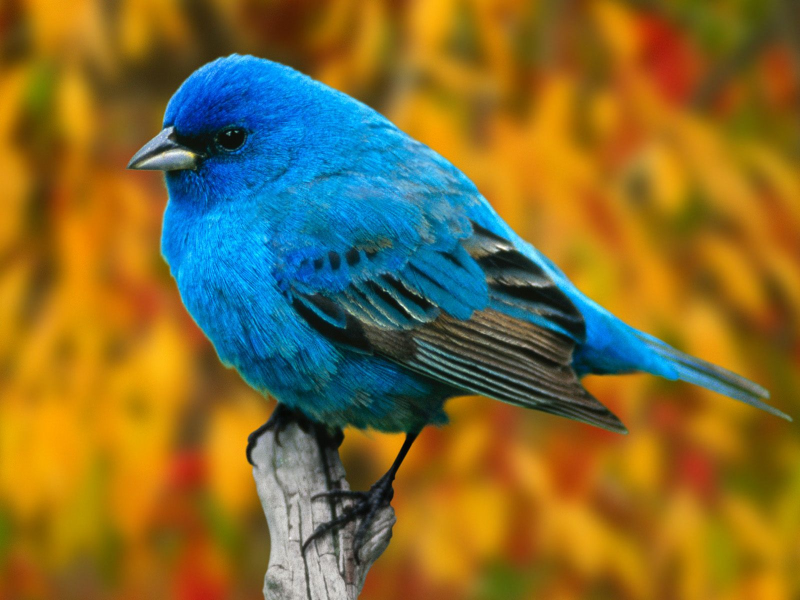
#> input picture CNN-cifar10/bird.jpg, 1600 x 1200 px (shown at 1/2 size)
$ jupyter execute --allow-errors main.ipynb   (shell and % lines are left out)
#> lines starting #> are read from the running program, lines starting #| are printed output that depends on the picture
### CNN-cifar10/train.py
import os
from matplotlib import pyplot
from keras.datasets import cifar10
from keras.utils import to_categorical
from keras.models import Model, load_model
from keras.layers import Conv2D, MaxPooling2D
from keras.layers import Dropout, BatchNormalization
from keras.layers import Input, Flatten, Dense
from keras.optimizers import SGD
from keras.regularizers import l2


def load_dataset():
    """
    Load cifar-10 dataset.
    Return:
        trainX, trainY, testX, testY (tuple): Dataset.
    """
    (trainX, trainY), (testX, testY) = cifar10.load_data()
    trainY = to_categorical(trainY)
    testY = to_categorical(testY)
    return trainX, trainY, testX, testY


# [101 lines left out: functions dataset_norm, define_model, model_diagnostics, not called in this run]


def train(filename):
    """
    Train the model and save it in *.h5 file.
    Arguments:
        filename (str): File name to load from and save to the trained model.
    """
    # Load and normelize dataset
    trainX, trainY, testX, testY = load_dataset()
    trainX, testX = dataset_norm(trainX, testX)

    # Define model
    model = load_model(filename) if os.path.isfile(
        filename) else define_model()
    model.summary()

    # Model fitting, Saving and model diagnostics
    history = model.fit(trainX, trainY, epochs=100, batch_size=64,
                        validation_data=(testX, testY), verbose=1)
    model.save(filename)
    model_diagnostics(history)

### CNN-cifar10/prediction.py
import os
from keras.preprocessing.image import load_img
from keras.preprocessing.image import img_to_array
from keras.models import load_model


CATEGORIES = ['airplane', 'automobile', 'bird', 'cat', 'deer', 'dog', 'frog', 'horse', 'ship', 'truck']


def load_image(filename):
    """
    Load image and prepare it to prediction.
    Argument:
        filename (str): path to image file.
    Return:
        img (ndarray): Normalized image, prepare to prediction.
    """
    # Load and prepare image to evaluate.
    img = load_img(filename, target_size=(32, 32))
    img = img_to_array(img)
    img = img.reshape(1, 32, 32, 3)
    img = img.astype('float32')
    img = img / 255
    return img


def prediction(model, filename):
    """
    Make Prediction of the image based on model.h5 model.
    Argument:
        filename (str): path to image file.
    Return:
        Prediction (str): Prediction of the given model.
    """
    # Load model, image and make prediction.
    img = load_image(filename)
    model = load_model(model)
    result = model.predict(img)
    return result[0]

# [6 lines left out: function print_res, not called in this run]


### CNN-cifar10/main.ipynb
[cell 1]
import os
from google.colab import drive
#> (the rest of this cell did not finish here and is left out)

[cell 2]
%pylab inline

from PIL import Image
import matplotlib.pyplot as plt
import matplotlib.image as mpimg
import numpy as np
from train import train
from prediction import prediction, print_res

[cell 3]
MODEL = 'model.h5'
IMG = 'bird.jpg'

[cell 4]
train(MODEL)
#> (the call stopped at in load_dataset, `(trainX, trainY), (testX, testY) = cifar10.load_data()`: keras is not available in this run)

[cell 5]
img = Image.open(IMG)
#> img is the input picture: PIL image 1600x1200 RGB; mean R, G, B 129.9, 108.1, 49.7
rsize_img = img.resize((32, 32))
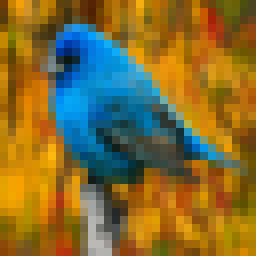
#> rsize_img: PIL image 32x32 RGB (shown 8 times larger); mean R, G, B 129.9, 108.1, 49.7
originalArr = np.asarray(img)
rsizeArr = np.asarray(rsize_img)

[cell 6]
print("Original image:")
plt.imshow(mpimg.imread(IMG))

[cell 7]
print("Resized image:")
plt.imshow(rsizeArr)

#> (a cell that did not finish here is left out)
